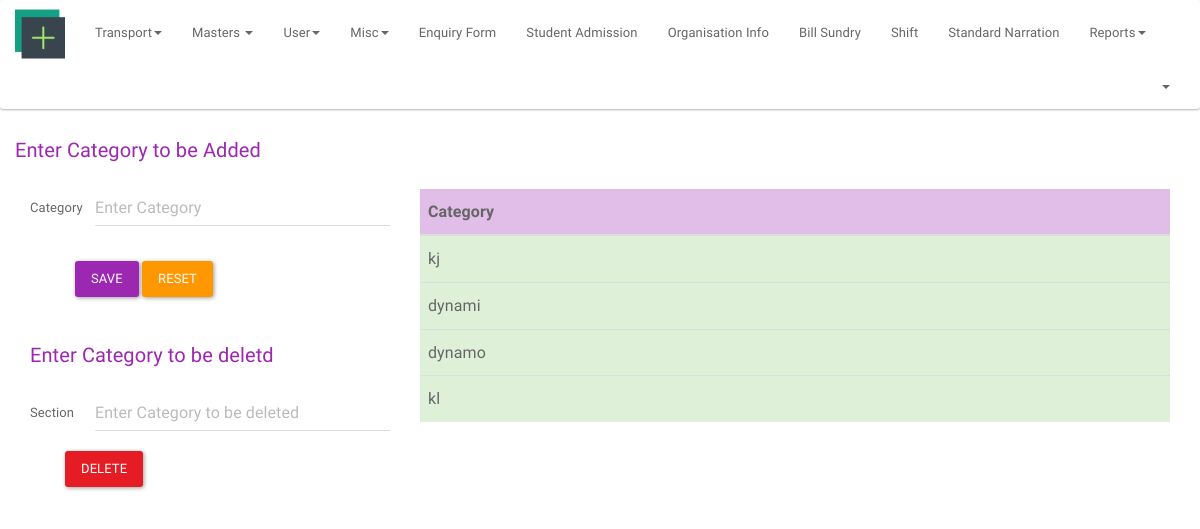
Page /index.php/admin/masters_category on the earlier database version.
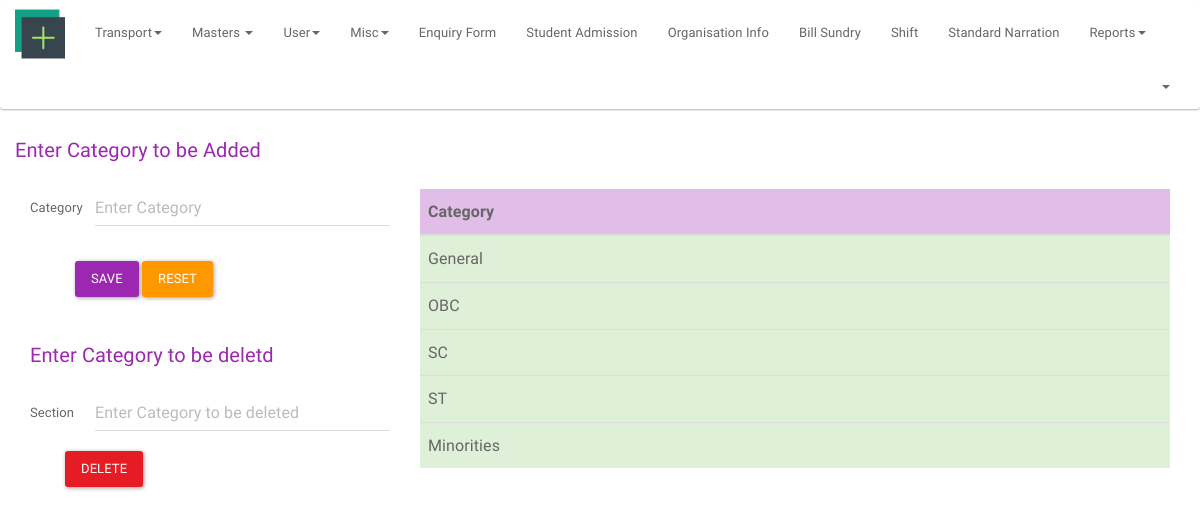
Same page on the later database version.
### tables this page shows
CREATE TABLE `category` (
  `category_id` int(11) NOT NULL,
  `category_name` varchar(10) NOT NULL
);

### application/core/MY_Controller.php (called while the page is built, shortened)
<?php
class MY_Controller extends CI_Controller{
    public function insert_genric($form_validation,$table_name,$view,$field)
    {
        if ($this->form_validation->run($form_validation)) {
            $this->load->model('add_model', 'am');
            $post = $this->input->post();
            unset($post['submit']);
            if ($this->am->insert_data($table_name,$post)) {
                $this->load->model('get_model', 'gm');
                $array = $this->gm->get_list($field,$table_name);
                $this->load->view('private/'.$view,['view'=>$array]);
            } else {
                echo 'Query failed in inserting record';
            }
        } else {
            $this->load->model('get_model', 'gm');
            $array = $this->gm->get_list($field,$table_name);
            $this->load->view('private/'.$view,['view'=>$array]);
        }
    }
}

### application/controllers/admin.php (called while the page is built, shortened)
<?php
class Admin extends MY_Controller
{
    public function masters_category()
    {
        $form_validation='category';
        $table_name='category';
        $view='admin/masters/category';
        $field='category_name';
        $this->insert_genric($form_validation,$table_name,$view,$field);
    }
}

### index.php (called while the page is built, shortened)
<?php
require_once BASEPATH.'core/CodeIgniter.php';

### application/models/get_model.php (called while the page is built, shortened)
<?php
class Get_model extends MY_Model
{
    public function get_list($field,$table_name)
    {
        $query = $this->db->select($field)->get($table_name);
        $res = $query->result();
        $array=json_decode(json_encode($res),true);
        return $array;
    }
}

### application/views/private/admin/masters/category.php (the view, shortened to what this page needs)
<div class="container">
    <div class="row">
        <p style="font-size: 20px; margin-top:0px;" class="text-info">Enter Category to be Added</p>
        <div class="col-lg-4">
            <?php echo form_open('admin/masters_category', ['class' => 'form-horizontal']); ?>
            <div class="form-group">
                <label for="inputText" class="col-lg-2 control-label">Category</label>
                <div class="col-lg-10">
                    <?php echo form_input(['name' => 'category_name', 'class' => 'form-control',
                        'placeholder' => 'Enter Category',
                        'value' => set_value('category_name')]);
                    ?>
                </div>
            </div>
            <?php echo form_submit(['name' => 'submit', 'value' => 'Save', 'class' => 'btn btn-info',
                'style' => 'margin-left:45px; margin-top:20px;']),
            form_reset(['name' => 'reset', 'value' => 'reset', 'class' => 'btn btn-warning',
                'style' => 'margin-top:20px;']); ?>
            <?php echo form_close();?>
            <p style="font-size: 20px; margin-top: 40px;" class="text-info">Enter Category to be deletd</p>
            <?php echo form_open('admin/masters_category_del', ['class' => 'form-horizontal']); ?>
            <div class="form-group">
                <label for="inputText" class="col-lg-2 control-label">Section</label>
                <div class="col-lg-10">
                    <?php  echo form_input(['name' => 'category_delete', 'class' => 'form-control',
                        'placeholder' => 'Enter Category to be deleted',
                        'value' => set_value('category_delete')]);
                    ?>
                </div>
                <input type="submit" name="del_category" class="btn btn-danger" value="DELETE" style="margin-left: 50px; margin-top: 20px;">
            </div>
        </div>
        <div class="col-lg-8">
            <table class="table table-hover ">
                <thead>
                <tr class="info">
                    <th>Category</th>
                </tr>
                </thead>
                <tbody>
                <?php if (count($view)): ?>
                    <?php
                    foreach ($view as $category) {
                        echo "<tr class='success'><td>" . $category['category_name'] . '<br>' . "</td></tr>";
                    }
                    ?>
                <?php else: ?>
                    <tr>
                        <td>No Records Found</td>
                    </tr>
                <?php endif; ?>
                </tbody>
            </table>
        </div>
    </div>
</div>

Differences in the rows shown:
removed category: category_name "kj"
removed category: category_name "dynami"
removed category: category_name "dynamo"
removed category: category_name "kl"
added category: category_name "General"
added category: category_name "OBC"
added category: category_name "SC"
added category: category_name "ST"
added category: category_name "Minorities"
